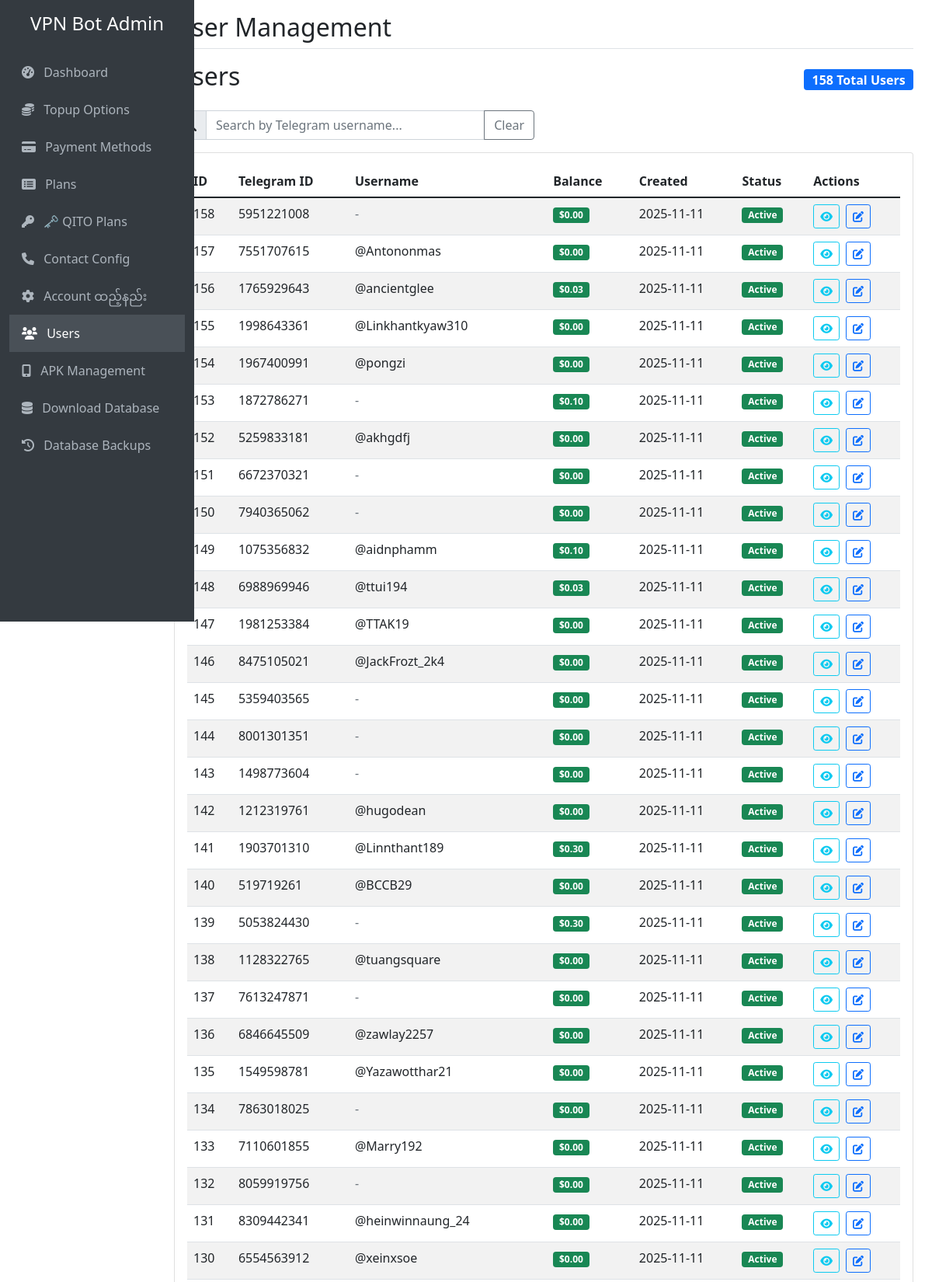
Screenshot of /users (upper part) with the database file from the repository.
### tables this page shows
CREATE TABLE users (
            id INTEGER PRIMARY KEY AUTOINCREMENT,
            telegram_id INTEGER UNIQUE NOT NULL,
            username TEXT,
            first_name TEXT,
            last_name TEXT,
            balance REAL DEFAULT 0.0,
            created_at TIMESTAMP DEFAULT CURRENT_TIMESTAMP,
            updated_at TIMESTAMP DEFAULT CURRENT_TIMESTAMP
        );

### web_admin.py (the view)
@app.route('/users')
def user_management():
    conn = get_db_connection()
    users = conn.execute('SELECT * FROM users ORDER BY created_at DESC').fetchall()
    conn.close()
    return render_template('user_management.html', users=users)

### web_admin.py (called while the page is built)
def get_db_connection():
    conn = sqlite3.connect(DB_FILE)
    conn.row_factory = sqlite3.Row
    return conn

### templates/user_management.html (shortened to what this page needs)
{% extends "base.html" %}
{% block page_title %}User Management{% endblock %}
{% block content %}
<div class="d-flex justify-content-between align-items-center mb-3">
    <h2>Users</h2>
    <span class="badge bg-primary fs-6" id="userCount">{{ users|length }} Total Users</span>
</div>
<div class="row mb-3">
    <div class="col-md-6">
        <div class="input-group">
            <span class="input-group-text"></span>
            <input type="text" class="form-control" id="userSearch" placeholder="Search by Telegram username...">
            <button class="btn btn-outline-secondary" type="button" id="clearSearch">Clear</button>
        </div>
    </div>
</div>
<div class="card">
    <div class="card-body">
        {% if users %}
            <div class="table-responsive">
                <table class="table table-striped">
                    <thead>
                        <tr>
                            <th>ID</th>
                            <th>Telegram ID</th>
                            <th>Username</th>
                            <th>Balance</th>
                            <th>Created</th>
                            <th>Status</th>
                            <th>Actions</th>
                        </tr>
                    </thead>
                    <tbody id="userTableBody">
                        {% for user in users %}
                        <tr>
                            <td>{{ user.id }}</td>
                            <td>{{ user.telegram_id }}</td>
                            <td>
                                {% if user.username %}
                                    @{{ user.username }}
                                {% else %}
                                    <span class="text-muted">-</span>
                                {% endif %}
                            </td>
                            <td>
                                <span class="badge bg-success">${{ "%.2f"|format(user.balance) }}</span>
                            </td>
                            <td>{{ user.created_at[:10] }}</td>
                            <td>
                                <span class="badge bg-success">Active</span>
                            </td>
                            <td>
                                <button class="btn btn-sm btn-outline-info me-1" onclick="viewUser({{ user.id }})" title="View Details">
                                    <i class="fas fa-eye"></i>
                                </button>
                                <button class="btn btn-sm btn-outline-primary" onclick="editUser({{ user.id }}, {{ user.balance }})" title="Edit Balance">
                                    <i class="fas fa-edit"></i>
                                </button>
                            </td>
                        </tr>
                        {% endfor %}
                    </tbody>
                </table>
            </div>
        {% else %}
            <div class="text-center py-5">
                <i class="fas fa-users fa-3x text-muted mb-3"></i>
                <h5 class="text-muted">No users found</h5>
                <p class="text-muted">Users will appear here when they start using the bot.</p>
            </div>
        {% endif %}
    </div>
</div>
{% endblock %}

### rows the page displays
users: id "158", telegram_id "5951221008", balance "0.00", created_at "2025-11-11"
users: id "157", telegram_id "7551707615", username "Antononmas", balance "0.00", created_at "2025-11-11"
users: id "156", telegram_id "1765929643", username "ancientglee", balance "0.03", created_at "2025-11-11"
users: id "155", telegram_id "1998643361", username "Linkhantkyaw310", balance "0.00", created_at "2025-11-11"
users: id "154", telegram_id "1967400991", username "pongzi", balance "0.00", created_at "2025-11-11"
users: id "153", telegram_id "1872786271", balance "0.10", created_at "2025-11-11"
users: id "152", telegram_id "5259833181", username "akhgdfj", balance "0.00", created_at "2025-11-11"
users: id "151", telegram_id "6672370321", balance "0.00", created_at "2025-11-11"
users: id "150", telegram_id "7940365062", balance "0.00", created_at "2025-11-11"
users: id "149", telegram_id "1075356832", username "aidnphamm", balance "0.10", created_at "2025-11-11"
users: id "148", telegram_id "6988969946", username "ttui194", balance "0.03", created_at "2025-11-11"
users: id "147", telegram_id "1981253384", username "TTAK19", balance "0.00", created_at "2025-11-11"
users: id "146", telegram_id "8475105021", username "JackFrozt_2k4", balance "0.00", created_at "2025-11-11"
users: id "145", telegram_id "5359403565", balance "0.00", created_at "2025-11-11"
users: id "144", telegram_id "8001301351", balance "0.00", created_at "2025-11-11"
users: id "143", telegram_id "1498773604", balance "0.00", created_at "2025-11-11"
users: id "142", telegram_id "1212319761", username "hugodean", balance "0.00", created_at "2025-11-11"
users: id "141", telegram_id "1903701310", username "Linnthant189", balance "0.30", created_at "2025-11-11"
users: id "140", telegram_id "519719261", username "BCCB29", balance "0.00", created_at "2025-11-11"
users: id "139", telegram_id "5053824430", balance "0.30", created_at "2025-11-11"
users: id "138", telegram_id "1128322765", username "tuangsquare", balance "0.00", created_at "2025-11-11"
users: id "137", telegram_id "7613247871", balance "0.00", created_at "2025-11-11"
users: id "136", telegram_id "6846645509", username "zawlay2257", balance "0.00", created_at "2025-11-11"
users: id "135", telegram_id "1549598781", username "Yazawotthar21", balance "0.00", created_at "2025-11-11"
users: id "134", telegram_id "7863018025", balance "0.00", created_at "2025-11-11"
users: id "133", telegram_id "7110601855", username "Marry192", balance "0.00", created_at "2025-11-11"
users: id "132", telegram_id "8059919756", balance "0.00", created_at "2025-11-11"
users: id "131", telegram_id "8309442341", username "heinwinnaung_24", balance "0.00", created_at "2025-11-11"
users: id "130", telegram_id "6554563912", username "xeinxsoe", balance "0.00", created_at "2025-11-11"

### other values shown
{{ users|length }} "158"
